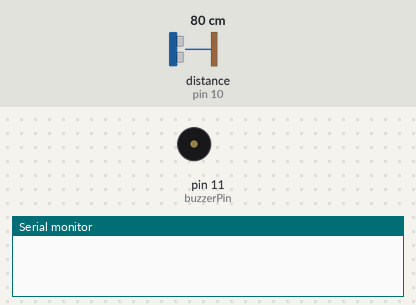
Recording of a sketch running on a simulated Arduino Uno, built with avr-gcc and run on an emulated ATmega328P. On the bench: buzzer (waves = sounding), the last lines printed to the serial monitor. Wiring (inferred from the names in the program): ultrasonic range finder: trigger pin 9; echo pin 10. Inputs (shaded band) come from the test bench; at power-on: distance to the obstacle (sensor on pin 10) 80 cm. The echo pulse lasts 58.3 µs per cm.

Above: at 2.2 s.
2.3 s: distance to the obstacle (sensor on pin 10) set to 23 cm
3.8 s: distance to the obstacle (sensor on pin 10) set to 18 cm
At 3.95 s:
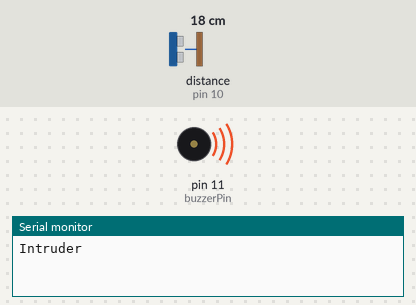
6.8 s: distance to the obstacle (sensor on pin 10) set to 35 cm
At 7.6 s:
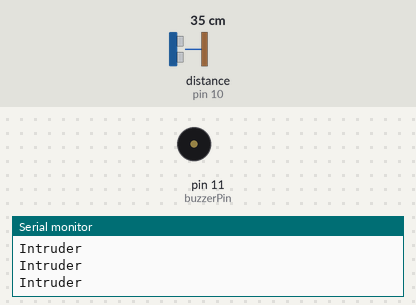
8.3 s: distance to the obstacle (sensor on pin 10) set to 2 cm
At 8.45 s:
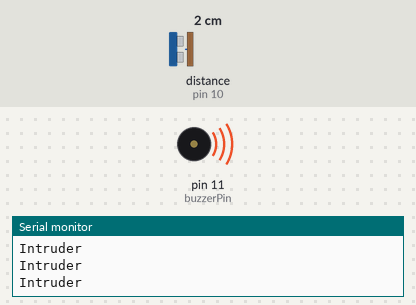
Timing chart, 0 to 11.3 s (numbered marks = the images above; inputs shaded):
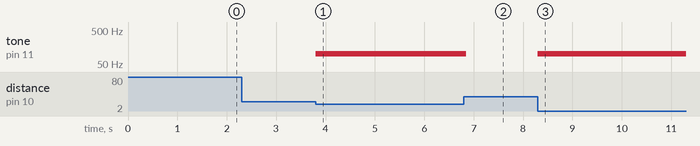

The sketch:

ArduinoDistance.ino
```cpp
// defines pins numbers
const int trigPin = 9;
const int echoPin = 10;
const int buzzerPin = 11;

// defines variables
long duration;
int distance;

void setup() {
pinMode(trigPin, OUTPUT); // Sets the trigPin as an Output
pinMode(echoPin, INPUT); // Sets the echoPin as an Input
pinMode(buzzerPin, OUTPUT); // Sets the buzzerPin as an Output
Serial.begin(9600); // Starts the serial communication
delay(1000);
}

void loop() {
// Clears the trigPin
digitalWrite(trigPin, LOW);
delayMicroseconds(2);
// Sets the trigPin on HIGH state for 10 micro seconds
digitalWrite(trigPin, HIGH);
delayMicroseconds(10);
digitalWrite(trigPin, LOW);
// Reads the echoPin, returns the sound wave travel time in microseconds
duration = pulseIn(echoPin, HIGH);
// Calculating the distance
distance = duration*0.034/2;
// Starts the buzzer
if (distance < 20) {
  tone(buzzerPin, 100);
  delay(100);
  noTone(buzzerPin);
  Serial.println("Intruder");
}
}
```

Measured:
- the behaviour switches between 21 and 20 cm on distance to the obstacle (sensor on pin 10) (found by bisection; images 0 and 1)
- after the input at 2.3 s, every drawn part: stays the same
- after the input at 3.8 s, tone on pin 11 (buzzerPin): silent → 100 Hz at once
- after the input at 6.8 s, tone on pin 11 (buzzerPin): 100 Hz → silent after 0.05 s
- after the input at 8.3 s, tone on pin 11 (buzzerPin): silent → 100 Hz at once
